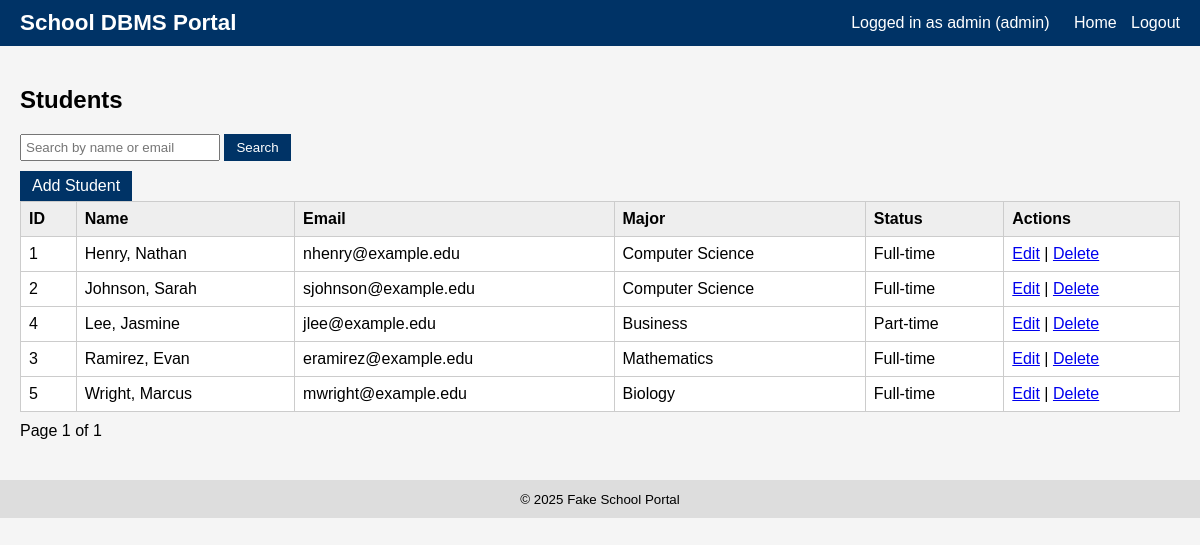
/admin/students (signed in), run on the app's committed database.
### tables this page shows
CREATE TABLE Student (
    student_id INTEGER PRIMARY KEY AUTOINCREMENT,
    first_name TEXT NOT NULL,
    last_name TEXT NOT NULL,
    email TEXT UNIQUE,
    major TEXT,
    status TEXT,
    gpa REAL DEFAULT NULL
);

### app.py (the view)
@app.route("/admin/students")
@login_required(role="admin")
def admin_students():
    db = get_db()
    q = request.args.get("q", "").strip()
    page = int(request.args.get("page", 1))
    per_page = 10
    base_sql = "FROM Student WHERE 1=1"
    params = []
    if q:
        base_sql += " AND (first_name LIKE ? OR last_name LIKE ? OR email LIKE ?)"
        like = f"%{q}%"
        params.extend([like, like, like])
    total = db.execute(f"SELECT COUNT(*) AS c {base_sql}", params).fetchone()["c"]
    total_pages = max(1, math.ceil(total / per_page))
    page = max(1, min(page, total_pages))
    offset = (page - 1) * per_page
    students = db.execute(
        f"SELECT * {base_sql} ORDER BY last_name, first_name LIMIT ? OFFSET ?",
        params + [per_page, offset],
    ).fetchall()
    return render_template(
        "students.html",
        students=students,
        q=q,
        page=page,
        total_pages=total_pages,
    )

### app.py (called while the page is built)
def get_db():
    if "db" not in g:
        g.db = sqlite3.connect(DATABASE)
        g.db.row_factory = sqlite3.Row
    return g.db

def login_required(role=None):
    def decorator(view):
        @wraps(view)
        def wrapped_view(**kwargs):
            if "user_id" not in session:
                return redirect(url_for("login"))
            if role and session.get("role") != role:
                flash("Unauthorized access.")
                return redirect(url_for("home"))
            return view(**kwargs)
        return wrapped_view
    return decorator

### templates/students.html (shortened to what this page needs)
{% extends "base.html" %}
{% block content %}
<h2>Students</h2>
<form method="get" class="search-form">
    <input type="text" name="q" placeholder="Search by name or email" value="{{ q or '' }}">
    <button type="submit">Search</button>
</form>
<a class="button" href="{{ url_for('admin_add_student') }}">Add Student</a>
<table>
    <tr>
        <th>ID</th><th>Name</th><th>Email</th><th>Major</th><th>Status</th><th>Actions</th>
    </tr>
    {% for s in students %}
    <tr>
        <td>{{ s.student_id }}</td>
        <td>{{ s.last_name }}, {{ s.first_name }}</td>
        <td>{{ s.email }}</td>
        <td>{{ s.major }}</td>
        <td>{{ s.status }}</td>
        <td>
            <a href="{{ url_for('admin_edit_student', student_id=s.student_id) }}">Edit</a> |
            <a href="{{ url_for('admin_delete_student', student_id=s.student_id) }}"
               onclick="return confirm('Are you sure?');">Delete</a>
        </td>
    </tr>
    {% endfor %}
</table>
<div class="pagination">
    <span>Page {{ page }} of {{ total_pages }}</span>
</div>
{% endblock %}

### templates/base.html (shortened to what this page needs)
<!doctype html>
<html lang="en">
<head>
    <link rel="stylesheet" href="{{ url_for('static', filename='style.css') }}">
</head>
<body>
<header>
    <h1>School DBMS Portal</h1>
    <nav>
        {% if session.get('user_id') %}
            <span>Logged in as {{ session.get('username') }} ({{ session.get('role') }})</span>
            <a href="{{ url_for('home') }}">Home</a>
            <a href="{{ url_for('logout') }}">Logout</a>
        {% else %}
            <a href="{{ url_for('login') }}">Login</a>
        {% endif %}
    </nav>
</header>
<main>
    {% block content %}{% endblock %}
</main>
<footer>
    <small>&copy; 2025 Fake School Portal</small>
</footer>
</body>
</html>

### static/style.css (style rules this page uses)
body { font-family: Arial, sans-serif; margin: 0; background: #f5f5f5; }
header { background: #003366; color: white; padding: 10px 20px; display: flex; justify-content: space-between; align-items: center; }
header h1 { margin: 0; font-size: 1.4rem; }
nav a { color: white; margin-left: 10px; text-decoration: none; }
nav span { margin-right: 10px; }
main { padding: 20px; }
footer { text-align: center; padding: 10px; background: #ddd; margin-top: 20px; }
table { border-collapse: collapse; width: 100%; background: white; }
table th, table td { border: 1px solid #ccc; padding: 8px; text-align: left; }
table th { background: #eee; }
.button, button { display: inline-block; padding: 6px 12px; background: #003366; color: white; border: none; text-decoration: none; cursor: pointer; }
form input[type="text"], form input[type="email"], form input[type="password"], form input[type="number"] { width: 100%; padding: 6px; box-sizing: border-box; }
.search-form { margin-bottom: 10px; }
.search-form input[type="text"] { width: 200px; padding: 4px; }
.pagination { margin-top: 10px; }

### data on the page
Student: student_id "1", last_name "Henry", first_name "Nathan", email "nhenry@example.edu", major "Computer Science", status "Full-time"
Student: student_id "2", last_name "Johnson", first_name "Sarah", email "sjohnson@example.edu", major "Computer Science", status "Full-time"
Student: student_id "4", last_name "Lee", first_name "Jasmine", email "jlee@example.edu", major "Business", status "Part-time"
Student: student_id "3", last_name "Ramirez", first_name "Evan", email "eramirez@example.edu", major "Mathematics", status "Full-time"
Student: student_id "5", last_name "Wright", first_name "Marcus", email "mwright@example.edu", major "Biology", status "Full-time"

### other printed values
{{ session.get('username') }} "admin"
{{ session.get('role') }} "admin"
{{ page }} "1"
{{ total_pages }} "1"
